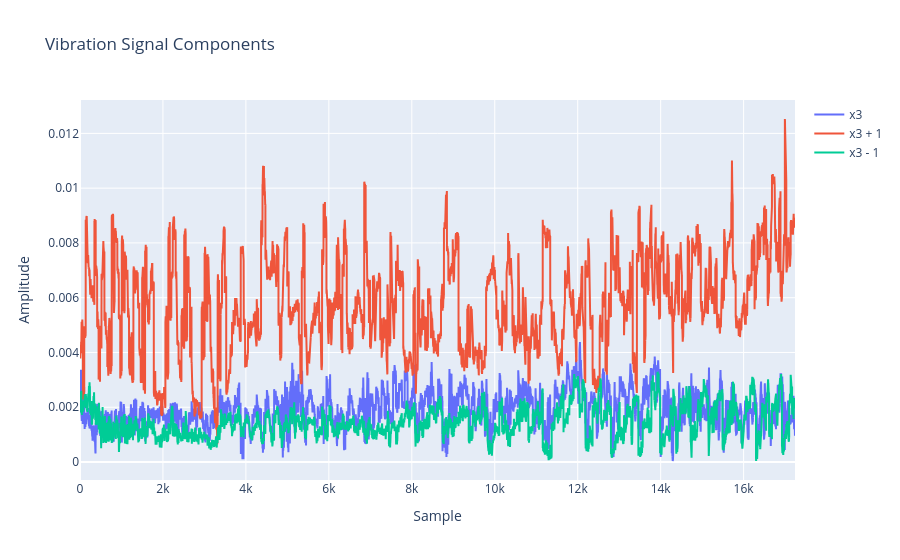

Notebook code cell kept with this figure:
### Code cell
x3 = np.array([x for x in nominal["vib1"]])[:, 56]
x32 = np.array([x for x in nominal["vib1"]])[:, 57]
x33 = np.array([x for x in nominal["vib1"]])[:, 55]
fig = go.Figure()
fig.add_trace(go.Scatter(y=x3, mode="lines", name="x3"))
fig.add_trace(go.Scatter(y=x32, mode="lines", name="x3 + 1"))
fig.add_trace(go.Scatter(y=x33, mode="lines", name="x3 - 1"))
fig.update_layout(
    title="3 x GMFO and closest sidebands",
    xaxis_title="Sample",
    yaxis_title="Amplitude",
)
fig.show()
# plt.plot(x3)
# plt.plot(x32)
# plt.plot(x33)

### Figure 1 — Plotly figure (JSON) as saved in the notebook; plotly's stock layout.template omitted (floating-point values rounded to 4 significant figures; data arrays with more than 128 entries replaced by an {"elided": "..."} marker saying what was removed)
{"data": [{"mode": "lines", "name": "x3", "type": "scatter", "y": {"elided": "17240 float values"}}, {"mode": "lines", "name": "x3 + 1", "type": "scatter", "y": {"elided": "17240 float values"}}, {"mode": "lines", "name": "x3 - 1", "type": "scatter", "y": {"elided": "17240 float values"}}], "layout": {"title": {"text": "Vibration Signal Components"}, "xaxis": {"title": {"text": "Sample"}}, "yaxis": {"title": {"text": "Amplitude"}}}}
